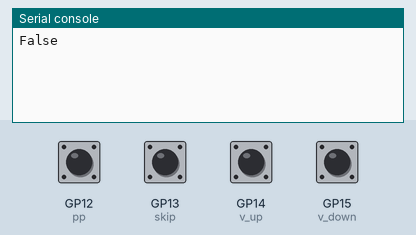
Bench run of a program on a simulated Raspberry Pi Pico running MicroPython. Parts: the last lines printed to the serial console. The test bench sets the inputs (shaded band); at power-on: GP12 (pp), GP13 (skip), GP14 (v_up), GP15 (v_down) HIGH. The MP3 player is not drawn.

Above: at 1.2 s.
1.3 s: GP12 (pp) pulled LOW for 0.15 s
At 1.7 s:
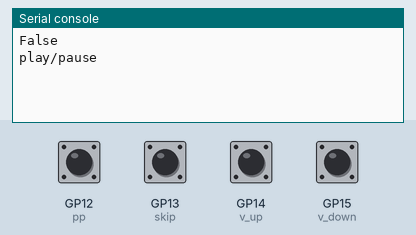
2.9 s: GP13 (skip) pulled LOW for 0.15 s
At 4.1 s:
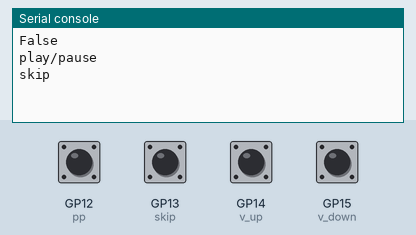
4.5 s: GP14 (v_up) pulled LOW for 0.15 s
At 5.3 s:
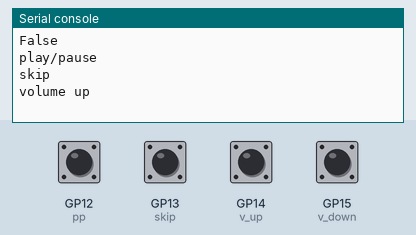
6.1 s: GP15 (v_down) pulled LOW for 0.15 s
At 6.5 s:
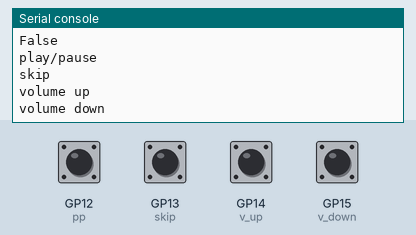

Measured:
- after the input at 1.3 s, the serial console: prints a new line at once (image 1)
- after the input at 2.9 s, the serial console: prints a new line at once (image 2)
- after the input at 4.5 s, the serial console: prints a new line at once (image 3)
- after the input at 6.1 s, the serial console: prints a new line at once (image 4)

The program:

example.py
```python
from dfplayermini import Player
from machine import Pin

from time import sleep, sleep_ms

music = Player(pin_TX=Pin(4), pin_RX=Pin(5))
pp = Pin(12, Pin.IN, Pin.PULL_UP)
skip = Pin(13, Pin.IN, Pin.PULL_UP)
v_up = Pin(14, Pin.IN, Pin.PULL_UP)
v_down = Pin(15, Pin.IN, Pin.PULL_UP)

#print("set volume")
#music.volume(20)

#print("start play")
#music.play(1)
#sleep(2)

#print("stop play with fadeout")
#music.fadeout(2000)

#music.play('next')
#sleep(10)

#music.pause()
#sleep(3)

#music.loop()
#music.play(2)
#sleep(20)
pp_prev = True
skip_prev = True
v_up_prev = True
v_down_prev = True
playing = False
volume = 20

music.play(1)
print(playing)

while True:
    if not pp.value() and pp.value() != pp_prev:
        print("play/pause")
        playing = ~playing
        if playing:
            music.pause()
        else:
            music.resume()
        while not pp.value():
            pp_prev = False
        pp_prev = True
    if not skip.value() and skip.value() != skip_prev:
        print("skip")
        while not skip.value():
            skip_prev = False
        skip_prev = True
    if not v_up.value():
        print("volume up")
        volume = volume + 1
        music.volume(volume)
        sleep_ms(150)
    if not v_down.value():
        print("volume down")
        volume = volume - 1
        music.volume(volume)
        sleep_ms(150)
```
